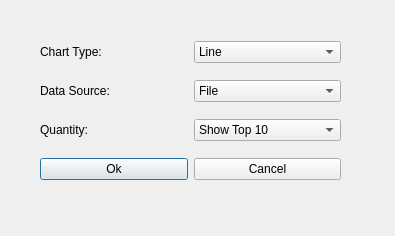
<?xml version="1.0" encoding="UTF-8"?>
<ui version="4.0">
 <class>Dialog</class>
 <widget class="QDialog" name="Dialog">
  <property name="geometry">
   <rect>
    <x>0</x>
    <y>0</y>
    <width>395</width>
    <height>236</height>
   </rect>
  </property>
  <property name="windowTitle">
   <string>Dialog</string>
  </property>
  <widget class="QWidget" name="layoutWidget">
   <property name="geometry">
    <rect>
     <x>40</x>
     <y>30</y>
     <width>301</width>
     <height>161</height>
    </rect>
   </property>
   <layout class="QVBoxLayout" name="verticalLayout">
    <item>
     <layout class="QHBoxLayout" name="horizontalLayout">
      <item>
       <widget class="QLabel" name="chart_type_label">
        <property name="text">
         <string>Chart Type: </string>
        </property>
       </widget>
      </item>
      <item>
       <widget class="QComboBox" name="chart_Type_comboBox">
        <item>
         <property name="text">
          <string>Line</string>
         </property>
        </item>
        <item>
         <property name="text">
          <string>Bar</string>
         </property>
        </item>
        <item>
         <property name="text">
          <string>Pie</string>
         </property>
        </item>
       </widget>
      </item>
     </layout>
    </item>
    <item>
     <layout class="QHBoxLayout" name="horizontalLayout_2">
      <item>
       <widget class="QLabel" name="data_source_label">
        <property name="text">
         <string>Data Source: </string>
        </property>
       </widget>
      </item>
      <item>
       <widget class="QComboBox" name="data_Source_comboBox">
        <item>
         <property name="text">
          <string>File</string>
         </property>
        </item>
        <item>
         <property name="text">
          <string>Auto Generate</string>
         </property>
        </item>
       </widget>
      </item>
     </layout>
    </item>
    <item>
     <layout class="QHBoxLayout" name="horizontalLayout_3">
      <item>
       <widget class="QLabel" name="quantity_label">
        <property name="text">
         <string>Quantity: </string>
        </property>
       </widget>
      </item>
      <item>
       <widget class="QComboBox" name="quantity_comboBox">
        <item>
         <property name="text">
          <string>Show Top 10</string>
         </property>
        </item>
        <item>
         <property name="text">
          <string>Show Top 20</string>
         </property>
        </item>
        <item>
         <property name="text">
          <string>Show All Words</string>
         </property>
        </item>
       </widget>
      </item>
     </layout>
    </item>
    <item>
     <layout class="QHBoxLayout" name="horizontalLayout_4">
      <item>
       <widget class="QPushButton" name="OK_pushButton">
        <property name="text">
         <string>Ok</string>
        </property>
       </widget>
      </item>
      <item>
       <widget class="QPushButton" name="Cancel_pushButton_2">
        <property name="text">
         <string>Cancel</string>
        </property>
       </widget>
      </item>
     </layout>
    </item>
   </layout>
  </widget>
 </widget>
 <resources/>
 <connections>
  <connection>
   <sender>Cancel_pushButton_2</sender>
   <signal>clicked()</signal>
   <receiver>Dialog</receiver>
   <slot>reject()</slot>
   <hints>
    <hint type="sourcelabel">
     <x>282</x>
     <y>172</y>
    </hint>
    <hint type="destinationlabel">
     <x>307</x>
     <y>208</y>
    </hint>
   </hints>
  </connection>
 </connections>
</ui>
